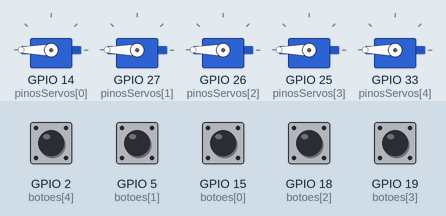
A sketch run on a simulated ESP32. Shown: 5 × servo. The test bench sets the inputs (shaded band); at power-on: GPIO 2 (botoes[4]), GPIO 5 (botoes[1]), GPIO 15 (botoes[0]), GPIO 18 (botoes[2]), GPIO 19 (botoes[3]) HIGH.

Above: at 1.2 s.
1.3 s: GPIO 2 (botoes[4]) pulled LOW for 0.15 s
At 1.37 s:
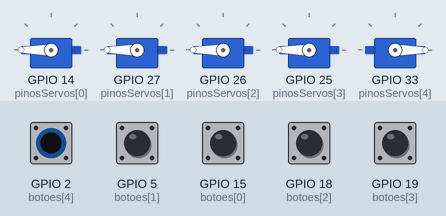
2.9 s: GPIO 5 (botoes[1]) pulled LOW for 0.15 s
At 2.97 s:
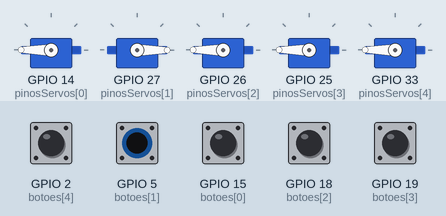
4.5 s: GPIO 15 (botoes[0]) pulled LOW for 0.15 s
At 4.57 s:
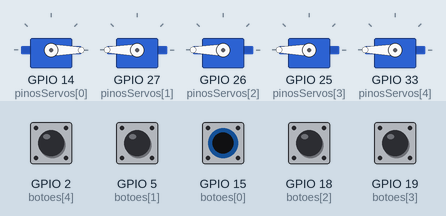
6.1 s: GPIO 18 (botoes[2]) pulled LOW for 0.15 s
At 6.17 s:
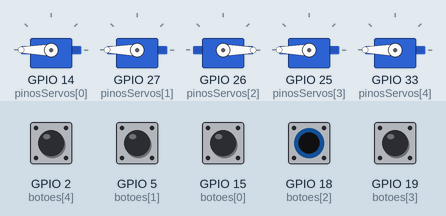
7.7 s: GPIO 19 (botoes[3]) pulled LOW for 0.15 s
At 7.77 s:
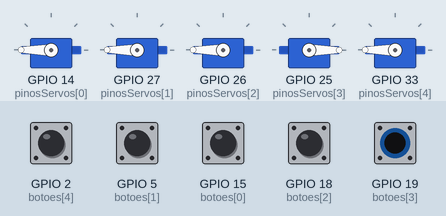
9.3 s: GPIO 2 (botoes[4]) driven LOW and GPIO 5 (botoes[1]) driven LOW
At 9.9 s:
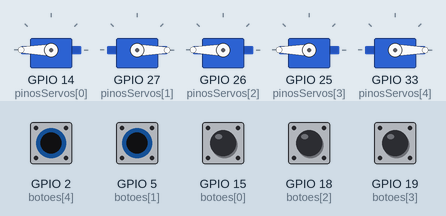
Timing chart, 0 to 11.8 s (numbered marks = the images above; inputs shaded):
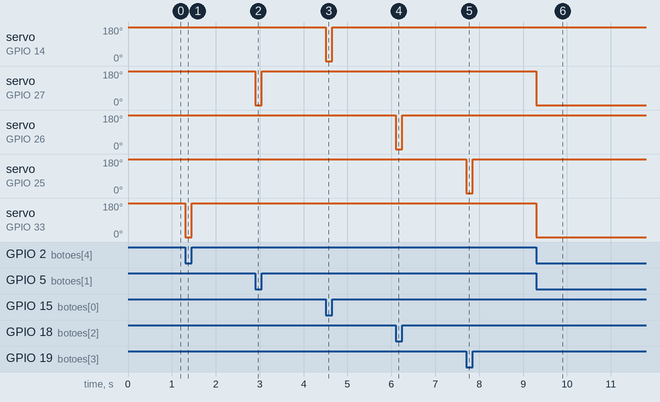

The sketch:

robotic_hand.ino
```cpp
#include <ESP32Servo.h>

Servo servos[5];

int pinosServos[] = {14, 27, 26, 25, 33};

int botoes[]      = {15, 5, 18, 19, 2};

int num_servos = 5;

void setup() {
  for (int i = 0; i < num_servos; i++) {
    servos[i].setPeriodHertz(50);
    servos[i].attach(pinosServos[i], 500, 1500);
    pinMode(botoes[i], INPUT_PULLUP);
  }
}

void loop() {
  for (int i = 0; i < num_servos; i++) {
    if (digitalRead(botoes[i]) == LOW) {
      servos[i].write(0);
    } else {
      servos[i].write(180);
    }
  }
}
```

Measured:
- after the input at 1.3 s, servo on GPIO 33 (pinosServos[4]): 180° → 0° at once, → 180° 0.15 s later
- after the input at 2.9 s, servo on GPIO 27 (pinosServos[1]): 180° → 0° at once, → 180° 0.15 s later
- after the input at 4.5 s, servo on GPIO 14 (pinosServos[0]): 180° → 0° at once, → 180° 0.15 s later
- after the input at 6.1 s, servo on GPIO 26 (pinosServos[2]): 180° → 0° at once, → 180° 0.15 s later
- after the input at 7.7 s, servo on GPIO 25 (pinosServos[3]): 180° → 0° at once, → 180° 0.15 s later
- after the input at 9.3 s, servo on GPIO 27 (pinosServos[1]), servo on GPIO 33 (pinosServos[4]): 180° → 0° at once
